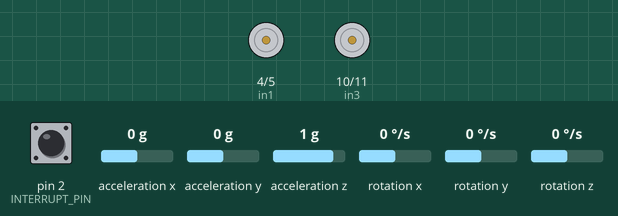
Recording of a sketch running on a simulated Arduino Uno, built with avr-gcc and run on an emulated ATmega328P. Shown: motor-driver pin pairs drawn as motors (green arrow = first pin HIGH = forward, orange = second pin HIGH = backward, longer = more drive, scaled by the enable pin). Inputs (shaded band) come from the test bench; at power-on: acceleration x 0 g, acceleration z 1 g, pin 2 (INTERRUPT_PIN) LOW, acceleration y 0 g, rotation x 0 °/s, rotation y 0 °/s, rotation z 0 °/s. The sensor or clock chip raises its interrupt line as the real part does; what the sketch prints to the serial monitor is not drawn.

Above: at 1.7 s.
1.8 s: acceleration x set to -1.4 g
At 2.5 s:
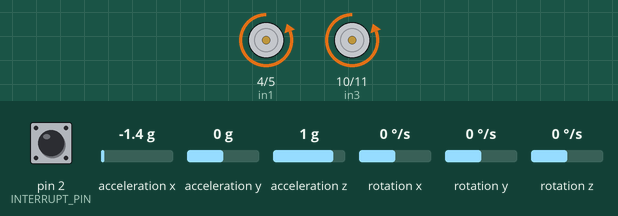
3.3 s: acceleration x set to 0.8 g
At 6.1 s:
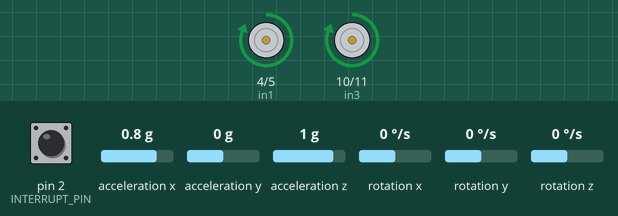
6.3 s: acceleration x set to -0.1 g
9.3 s: acceleration z set to 0 g
At 10.3 s:
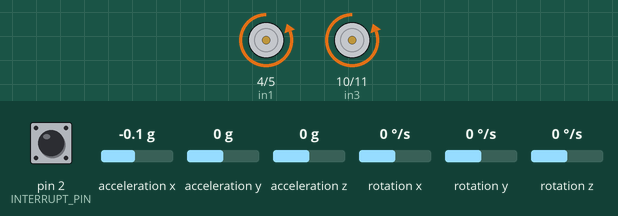
Timing chart, 0 to 11.9 s (numbered marks = the images above; inputs shaded):
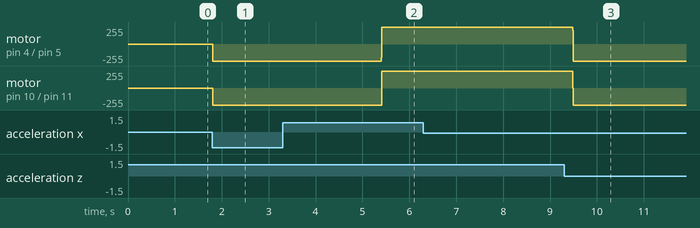

The sketch:

Self_Balaning_Robot_Code.ino
```cpp
#include <I2Cdev.h>
#include <Wire.h>
#include "MPU6050_6Axis_MotionApps20.h"

//initialise object
MPU6050 mpu;

#define INTERRUPT_PIN 2  // use pin 2 on Arduino Uno & most boards

// MPU control/status vars
bool dmpReady = false;  // set true if DMP init was successful
uint8_t devStatus;      // return status after each device operation (0 = success, !0 = error)
uint8_t mpuIntStatus;   // holds actual interrupt status byte from MPU
uint16_t packetSize;    // expected DMP packet size (default is 42 bytes)
uint16_t fifoCount;     // count of all bytes currently in FIFO
uint8_t fifoBuffer[64]; // FIFO storage buffer

// orientation/motion vars
VectorFloat gravity;    // [x, y, z]            gravity vector
Quaternion q;           // [w, x, y, z]         quaternion container
float euler[3];         // [psi, theta, phi]    Euler angle container
float ypr[3];           // [yaw, pitch, roll]   yaw/pitch/roll container and gravity vector

// Motor Control
// -- -- -- -- -- -- -- -- -- -- -- -- -- --
#define enA 3
#define in1 4
#define in2 5

#define enB 12
#define in3 10
#define in4 11

// For PID Controller (Change these)
// -- -- -- -- -- -- -- -- -- -- -- -- -- --
float Kp = 1;             // (P)roportional Tuning Parameter
float Ki = 2;             // (I)ntegral Tuning Parameter
float Kd = 3;             // (D)erivative Tuning Parameter
float targetAngle = 0;  // Can be adjusted according to centre of gravity

float lastpitch;          // Keeps track of error over time
float iTerm;              // Used to accumulate error (integral)

// ================================================================
// ===               INTERRUPT DETECTION ROUTINE                ===
// ================================================================
volatile bool mpuInterrupt = false;     // indicates whether MPU interrupt pin has gone high
void dmpDataReady() {
    mpuInterrupt = true;
}


// ================================================================
// ===              Set up connection to MPU6050                ===
// ================================================================
void MPU6050Connect(){
  // initialize device
  Serial.println(F("Initializing I2C devices..."));
  mpu.initialize();
  pinMode(INTERRUPT_PIN, INPUT);

  // verify connection
  Serial.println(F("Testing device connections..."));
  Serial.println(mpu.testConnection() ? F("MPU6050 connection successful") : F("MPU6050 connection failed"));

  // load and configure the DMP
  Serial.println(F("Initializing DMP..."));
  devStatus = mpu.dmpInitialize();

  // supply your own gyro offsets here, scaled for min sensitivity
  mpu.setXAccelOffset(-740);
  mpu.setYAccelOffset(-4764);
  mpu.setZAccelOffset(1334);
  mpu.setXGyroOffset(74);
  mpu.setYGyroOffset(-40);
  mpu.setZGyroOffset(87);

  // make sure it worked (returns 0 if so)
  if (devStatus == 0) {
    // turn on the DMP, now that it's ready
    Serial.println(F("Enabling DMP..."));
    mpu.setDMPEnabled(true);

    // enable Arduino interrupt detection
    Serial.print(F("Enabling interrupt detection (Arduino external interrupt "));
    Serial.print(digitalPinToInterrupt(INTERRUPT_PIN));
    Serial.println(F(")..."));
    attachInterrupt(digitalPinToInterrupt(INTERRUPT_PIN), dmpDataReady, RISING);
    mpuIntStatus = mpu.getIntStatus();

    // set our DMP Ready flag so the main loop() function knows it's okay to use it
    Serial.println(F("DMP ready! Waiting for first interrupt..."));
    dmpReady = true;

    // get expected DMP packet size for later comparison
    packetSize = mpu.dmpGetFIFOPacketSize();

    mpu.resetFIFO(); // Clear fifo buffer
  } else {
      // ERROR!
      // 1 = initial memory load failed
      // 2 = DMP configuration updates failed
      // (if it's going to break, usually the code will be 1)
      Serial.print(F("DMP Initialization failed (code "));
      Serial.print(devStatus);
      Serial.println(F(")"));
      if(devStatus == 1) Serial.println("> Initial Memory Load Failed");
      else if (devStatus == 2) Serial.println("> DMP Configuration Updates Failed");
  }
}


// ================================================================
// ===                      INITIAL SETUP                       ===
// ================================================================
void setup() {
  Wire.begin();
  Wire.setClock(400000); // 400kHz I2C clock. Comment this line if having compilation difficulties

  // really up to you depending on your project)
  Serial.begin(115200);

  // put your setup code here, to run once:
  pinMode(enA, OUTPUT);
  pinMode(in1, OUTPUT);
  pinMode(in2, OUTPUT);
  pinMode(enB, OUTPUT);
  pinMode(in3, OUTPUT);
  pinMode(in4, OUTPUT);

  MPU6050Connect();
}


// ================================================================
// ===                       GET IMU DATA                       ===
// ================================================================

void IMUData(){
  mpuIntStatus = mpu.getIntStatus();

  // get current FIFO count
  fifoCount = mpu.getFIFOCount();

  // check for overflow (this should never happen unless our code is too inefficient)
  if ((mpuIntStatus & _BV(MPU6050_INTERRUPT_FIFO_OFLOW_BIT)) || fifoCount >= 1024) {
      // reset so we can continue cleanly
      mpu.resetFIFO();
      fifoCount = mpu.getFIFOCount();
      Serial.println(F("FIFO overflow!"));

  // otherwise, check for DMP data ready interrupt (this should happen @ 100Hz)
  }else if (mpuIntStatus & _BV(MPU6050_INTERRUPT_DMP_INT_BIT)) {
      // wait for correct available data length, should be a VERY short wait
      while (fifoCount < packetSize) fifoCount = mpu.getFIFOCount();

      // read a packet from FIFO
      mpu.getFIFOBytes(fifoBuffer, packetSize);

      // track FIFO count here in case there is > 1 packet available
      // (this lets us immediately read more without waiting for an interrupt)
      fifoCount -= packetSize;

      // display Euler angles in degrees
      mpu.dmpGetQuaternion(&q, fifoBuffer);
      mpu.dmpGetGravity(&gravity, &q);
      mpu.dmpGetYawPitchRoll(ypr, &q, &gravity);
      mpu.resetFIFO();
  }
}


// ================================================================
// ===                     PID CONTROLLER                       ===
// ================================================================

int PID(){
  // Calculate pitch
  float pitch = ypr[1] * 180/M_PI;

  // Calculate Error
  float error = targetAngle - pitch;

  // Calculate PID terms
  float pTerm = Kp * error;
  iTerm += Ki * error * 10;
  float dTerm = Kd * (pitch - lastpitch) / 10;
  lastpitch = pitch;

  // Obtain PID output value
  float PIDValue = pTerm + iTerm - dTerm;

  // Cap values so be able to send the correct PWM signal to the motors
  if (PIDValue > 255) PIDValue = 255;
  else if (PIDValue < -255) PIDValue = -255;

  return int(PIDValue);
}


// ================================================================
// ===                   MOTOR CONTROLLER                       ===
// ================================================================

void MotorDriver(int PIDValue){
    // Forward
  if(PIDValue >= 0) {
    digitalWrite(in1, LOW);
    digitalWrite(in2, HIGH);
    analogWrite(enA, PIDValue);

    digitalWrite(in3, LOW);
    digitalWrite(in4, HIGH);
    analogWrite(enB, PIDValue);
    }
    // Backwards
  else{
    digitalWrite(in1, HIGH);
    digitalWrite(in2, LOW);
    analogWrite(enA, PIDValue * -1);

    digitalWrite(in3, HIGH);
    digitalWrite(in4, LOW);
    analogWrite(enB, PIDValue * -1);
    }
}


// ================================================================
// ===                    MAIN PROGRAM LOOP                     ===
// ================================================================

void loop() {
  // if programming failed, don't try to do anything
  if (!dmpReady) return;

  // wait for MPU interrupt or extra packet(s) available
  while (!mpuInterrupt && fifoCount < packetSize) {
    if (mpuInterrupt && fifoCount < packetSize) {
          // try to get out of the infinite loop
          fifoCount = mpu.getFIFOCount();
        }
    }
  // reset interrupt flag and get INT_STATUS byte
  mpuInterrupt = false;

  IMUData();

  // Call PID() to send appropriate motor control signal
  MotorDriver(PID());
}
```

Measured:
- after the input at 1.8 s, motor on pin 4 (in1) / pin 5 (in2), motor on pin 10 (in3) / pin 11 (in4): stopped → backward 255/255 at once
- after the input at 3.3 s, motor on pin 4 (in1) / pin 5 (in2), motor on pin 10 (in3) / pin 11 (in4): backward 255/255 → forward 255/255 after 2.1 s
- after the input at 6.3 s, every drawn part: stays the same
- after the input at 9.3 s, motor on pin 4 (in1) / pin 5 (in2), motor on pin 10 (in3) / pin 11 (in4): forward 255/255 → backward 255/255 after 0.18 s
